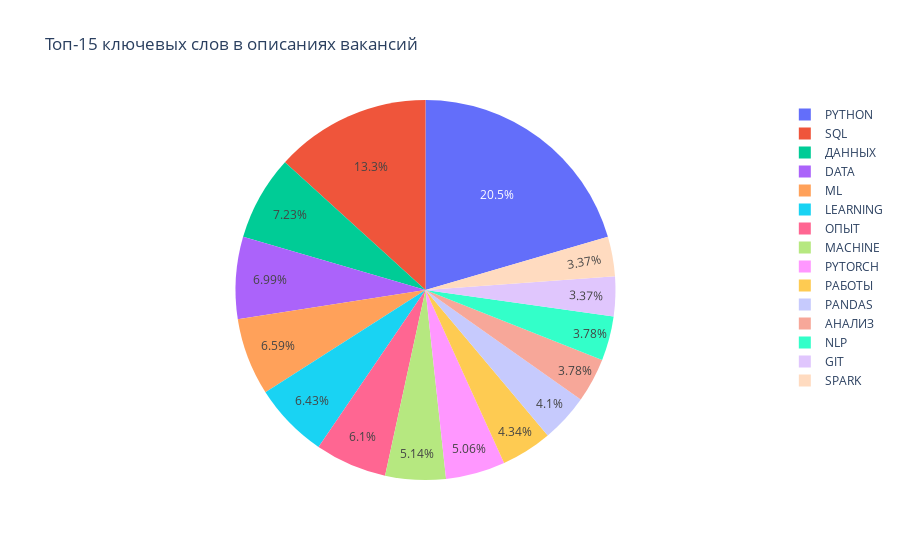

The cell this chart's notebook holds for it:
### Code cell
trace0 = go.Pie(
    name = "",
    values = sk['num'],
    labels = sk['skill'],
    hovertemplate = "<b>%{label}</b>\n <br>Доля: %{percent} </br>Количество: %{value} упоминаний"
)
layout= go.Layout(
    title= 'Топ-15 ключевых слов в описаниях вакансий'
)
fig = go.Figure(data = [trace0], layout = layout)
fig.show()

### Figure 1 — Plotly figure (JSON) as saved in the notebook; plotly's stock layout.template omitted (floating-point values rounded to 4 significant figures)
{"data": [{"hovertemplate": "<b>%{label}</b>\n <br>Доля: %{percent} </br>Количество: %{value} упоминаний", "labels": ["PYTHON", "SQL", "ДАННЫХ", "DATA", "ML", "LEARNING", "ОПЫТ", "MACHINE", "PYTORCH", "РАБОТЫ", "PANDAS", "АНАЛИЗ", "NLP", "GIT", "SPARK"], "name": "", "type": "pie", "values": [255, 165, 90, 87, 82, 80, 76, 64, 63, 54, 51, 47, 47, 42, 42]}], "layout": {"title": {"text": "Топ-15 ключевых слов в описаниях вакансий"}}}
